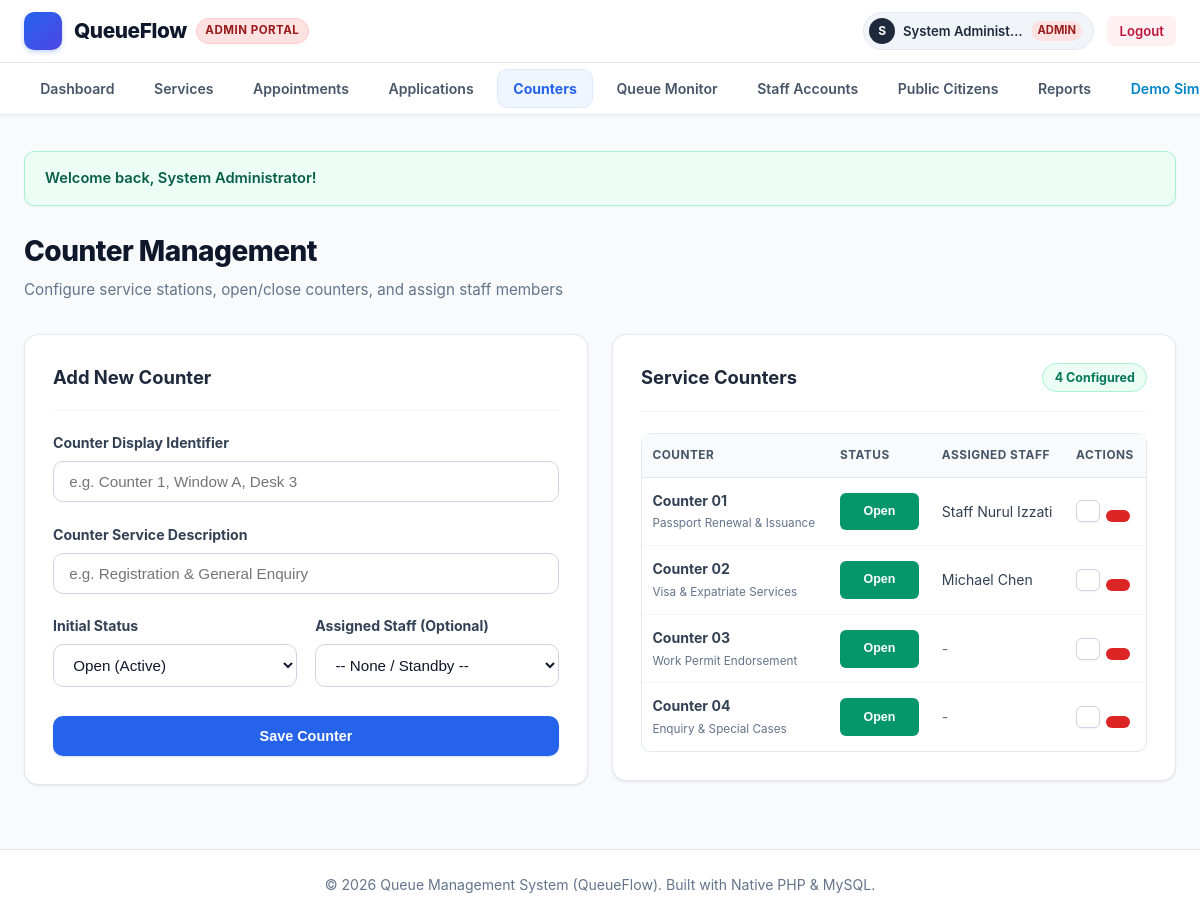
Screenshot of /admin/counters.php (signed in) with the database file from the repository.
### tables this page shows
CREATE TABLE `users` (
  `id` INT AUTO_INCREMENT PRIMARY KEY,
  `username` VARCHAR(50) NOT NULL UNIQUE,
  `email` VARCHAR(100) NULL UNIQUE,
  `password` VARCHAR(255) NOT NULL,
  `full_name` VARCHAR(100) NOT NULL,
  `ic_passport` VARCHAR(50) NULL,
  `phone` VARCHAR(30) NULL,
  `role` ENUM('admin', 'staff', 'user') NOT NULL DEFAULT 'user',
  `status` ENUM('active', 'inactive') NOT NULL DEFAULT 'active',
  `created_at` TIMESTAMP DEFAULT CURRENT_TIMESTAMP
);

CREATE TABLE `counters` (
  `id` INT AUTO_INCREMENT PRIMARY KEY,
  `counter_number` VARCHAR(30) NOT NULL UNIQUE,
  `counter_name` VARCHAR(100) NOT NULL,
  `status` ENUM('open', 'closed') NOT NULL DEFAULT 'open',
  `current_staff_id` INT NULL,
  `designated_service_id` INT NULL,
  `created_at` TIMESTAMP DEFAULT CURRENT_TIMESTAMP,
  CONSTRAINT `fk_counter_staff` FOREIGN KEY (`current_staff_id`) REFERENCES `users` (`id`) ON DELETE SET NULL,
  CONSTRAINT `fk_counter_service` FOREIGN KEY (`designated_service_id`) REFERENCES `services` (`id`) ON DELETE SET NULL
);

### includes/auth.php (called while the page is built, shortened)
<?php
function isLoggedIn() {
    return isset($_SESSION['user_id']) && !empty($_SESSION['user_id']);
}
function currentUser() {
    return [
        'id'          => $_SESSION['user_id'],
        'username'    => $_SESSION['username'] ?? '',
        'full_name'   => $_SESSION['full_name'] ?? '',
        'role'        => $_SESSION['role'] ?? 'user',
        'ic_passport' => $_SESSION['ic_passport'] ?? '',
        'phone'       => $_SESSION['phone'] ?? '',
        'email'       => $_SESSION['email'] ?? '',
    ];
}

### admin/counters.php (the view, shortened to what this page needs)
<?php
require_once __DIR__ . '/../includes/auth.php';
require_once __DIR__ . '/../includes/functions.php';
$pdo = getDBConnection();
$staffList = $pdo->query("SELECT id, full_name, username FROM users WHERE status = 'active' ORDER BY full_name ASC")->fetchAll();
$counters = $pdo->query("
    SELECT c.*, u.full_name AS staff_name
    FROM counters c
    LEFT JOIN users u ON c.current_staff_id = u.id
    ORDER BY c.id ASC
")->fetchAll();
$editCounter = null;
require_once __DIR__ . '/../includes/header.php';
?>
<div class="page-header">
    <div>
        <h1 class="page-title"><?php echo getIcon('counter', 26); ?> Counter Management</h1>
        <p class="page-desc">Configure service stations, open/close counters, and assign staff members</p>
    </div>
</div>
<div class="grid grid-2" style="align-items: start;">
    <div class="card">
        <div class="card-header">
            <h2 class="card-title">
                <?php echo $editCounter ? getIcon('edit', 18) . ' Edit Counter' : getIcon('plus', 18) . ' Add New Counter'; ?>
            </h2>
        </div>
        <form method="POST" action="counters.php">
            <div class="form-group">
                <label class="form-label" for="counter_number">Counter Display Identifier</label>
                <input type="text" id="counter_number" name="counter_number" class="form-control"
                       value="<?php echo e($editCounter['counter_number'] ?? ''); ?>" required placeholder="e.g. Counter 1, Window A, Desk 3">
            </div>
            <div class="form-group">
                <label class="form-label" for="counter_name">Counter Service Description</label>
                <input type="text" id="counter_name" name="counter_name" class="form-control"
                       value="<?php echo e($editCounter['counter_name'] ?? ''); ?>" required placeholder="e.g. Registration & General Enquiry">
            </div>
            <div class="form-row">
                <div class="form-col form-group">
                    <label class="form-label" for="status">Initial Status</label>
                    <select id="status" name="status" class="form-control" required>
                        <option value="open" <?php echo ($editCounter && $editCounter['status'] === 'open') ? 'selected' : ''; ?>>Open (Active)</option>
                    </select>
                </div>
                <div class="form-col form-group">
                    <label class="form-label" for="staff_id">Assigned Staff (Optional)</label>
                    <select id="staff_id" name="staff_id" class="form-control">
                        <option value="">-- None / Standby --</option>
                    </select>
                </div>
            </div>
            <button type="submit" class="btn btn-primary" style="width: 100%; margin-top: 0.5rem;">
                <?php echo $editCounter ? getIcon('check', 16) . ' Update Counter' : getIcon('plus', 16) . ' Save Counter'; ?>
            </button>
        </form>
    </div>
    <div class="card">
        <div class="card-header">
            <h2 class="card-title"><?php echo getIcon('desktop', 18); ?> Service Counters</h2>
            <span class="badge badge-open"><?php echo count($counters); ?> Configured</span>
        </div>
        <div class="table-responsive">
            <table class="table">
                <thead>
                    <tr>
                        <th>Counter</th>
                        <th>Status</th>
                        <th>Assigned Staff</th>
                        <th>Actions</th>
                    </tr>
                </thead>
                <tbody>
                    <?php foreach ($counters as $c): ?>
                        <tr>
                            <td>
                                <strong><?php echo e($c['counter_number']); ?></strong><br>
                                <small style="color: var(--text-muted);"><?php echo e($c['counter_name']); ?></small>
                            </td>
                            <td>
                                <form method="POST" action="counters.php" style="display:inline;">
                                    <button type="submit" class="btn btn-sm <?php echo $c['status'] === 'open' ? 'btn-success' : 'btn-secondary'; ?>" title="Click to toggle status">
                                        <?php echo renderStatusBadge($c['status']); ?>
                                    </button>
                                </form>
                            </td>
                            <td>
                                <?php echo !empty($c['staff_name']) ? e($c['staff_name']) : '<span style="color:var(--text-muted);">-</span>'; ?>
                            </td>
                            <td>
                                <div style="display: flex; gap: 0.35rem;">
                                    <a href="counters.php?edit=<?php echo $c['id']; ?>" class="btn btn-sm btn-secondary" title="Edit">
                                    </a>
                                    <form method="POST" action="counters.php" onsubmit="return confirm('Are you sure you want to delete <?php echo e($c['counter_number']); ?>?');" style="display:inline;">
                                        <button type="submit" class="btn btn-sm btn-danger" title="Delete">
                                        </button>
                                    </form>
                                </div>
                            </td>
                        </tr>
                    <?php endforeach; ?>
                </tbody>
            </table>
        </div>
    </div>
</div>
<?php require_once __DIR__ . '/../includes/footer.php'; ?>

### includes/header.php (shortened to what this page needs)
<?php
require_once __DIR__ . '/../includes/auth.php';
require_once __DIR__ . '/../includes/functions.php';
$user = currentUser();
$currentPage = basename($_SERVER['PHP_SELF']);
$inAdmin = strpos($_SERVER['REQUEST_URI'], '/admin/') !== false;
$baseUrl = '/Queue_management_system';
?>
<!DOCTYPE html>
<html lang="en">
<head>
    <link rel="stylesheet" href="<?php echo $baseUrl; ?>/assets/css/style.css">
</head>
<body>
<div class="app-container">
    <header class="header-wrapper">
        <div class="top-navbar">
            <div class="top-nav-container">
                <a href="<?php echo $baseUrl; ?>/index.php" class="nav-brand">
                    <span class="brand-icon">
                    </span>
                    <span class="brand-text">
                        QueueFlow
                        <?php if ($user && $user['role'] === 'admin'): ?>
                            <span class="brand-role-tag admin">Admin Portal</span>
                        <?php elseif ($user && $user['role'] === 'staff'): ?>
                            <span class="brand-role-tag staff">Staff Station</span>
                        <?php elseif ($user && $user['role'] === 'user'): ?>
                            <span class="brand-role-tag user" style="background:#e0f2fe; color:#0369a1; border-color:#bae6fd;">Citizen Portal</span>
                        <?php endif; ?>
                    </span>
                </a>
                <div class="top-nav-actions">
                    <?php if ($user): ?>
                        <div class="user-profile-badge">
                            <span class="user-avatar-circle" style="<?php echo ($user['role'] === 'user') ? 'background:#0284c7; color:#fff;' : ''; ?>">
                                <?php echo strtoupper(substr($user['full_name'], 0, 1)); ?>
                            </span>
                            <span class="user-name"><?php echo e($user['full_name']); ?></span>
                            <span class="user-role-tag <?php echo e($user['role']); ?>" style="<?php echo ($user['role'] === 'user') ? 'background:#e0f2fe; color:#0369a1;' : ''; ?>">
                                <?php echo strtoupper(e($user['role'])); ?>
                            </span>
                        </div>
                        <a href="<?php echo $baseUrl; ?>/logout.php" class="btn btn-logout btn-sm" title="Sign out of system">
                            <?php echo getIcon('log-out', 14); ?> <span>Logout</span>
                        </a>
                    <?php endif; ?>
                </div>
            </div>
        </div>
        <div class="subnav-bar">
            <div class="subnav-container">
                <ul class="subnav-tabs">
                    <?php if ($user && $user['role'] === 'admin'): ?>
                        <li>
                            <a href="<?php echo $baseUrl; ?>/admin/index.php" class="subnav-tab <?php echo ($currentPage === 'index.php' && $inAdmin) ? 'active' : ''; ?>">
                                <?php echo getIcon('dashboard', 16); ?> <span>Dashboard</span>
                            </a>
                        </li>
                        <li>
                            <a href="<?php echo $baseUrl; ?>/admin/services.php" class="subnav-tab <?php echo ($currentPage === 'services.php') ? 'active' : ''; ?>">
                                <?php echo getIcon('briefcase', 16); ?> <span>Services</span>
                            </a>
                        </li>
                        <li>
                            <a href="<?php echo $baseUrl; ?>/admin/appointments.php" class="subnav-tab <?php echo ($currentPage === 'appointments.php') ? 'active' : ''; ?>">
                                <?php echo getIcon('calendar', 16); ?> <span>Appointments</span>
                            </a>
                        </li>
                        <li>
                            <a href="<?php echo $baseUrl; ?>/admin/applications.php" class="subnav-tab <?php echo ($currentPage === 'applications.php') ? 'active' : ''; ?>">
                                <?php echo getIcon('file-text', 16); ?> <span>Applications</span>
                            </a>
                        </li>
                        <li>
                            <a href="<?php echo $baseUrl; ?>/admin/counters.php" class="subnav-tab <?php echo ($currentPage === 'counters.php') ? 'active' : ''; ?>">
                                <?php echo getIcon('counter', 16); ?> <span>Counters</span>
                            </a>
                        </li>
                        <li>
                            <a href="<?php echo $baseUrl; ?>/admin/queues.php" class="subnav-tab <?php echo ($currentPage === 'queues.php') ? 'active' : ''; ?>">
                                <?php echo getIcon('list', 16); ?> <span>Queue Monitor</span>
                            </a>
                        </li>
                        <li>
                            <a href="<?php echo $baseUrl; ?>/admin/staff.php" class="subnav-tab <?php echo ($currentPage === 'staff.php') ? 'active' : ''; ?>">
                                <?php echo getIcon('users', 16); ?> <span>Staff Accounts</span>
                            </a>
                        </li>
                        <li>
                            <a href="<?php echo $baseUrl; ?>/admin/user_management.php" class="subnav-tab <?php echo ($currentPage === 'user_management.php') ? 'active' : ''; ?>">
                                <?php echo getIcon('user', 16); ?> <span>Public Citizens</span>
                            </a>
                        </li>
                        <li>
                            <a href="<?php echo $baseUrl; ?>/admin/history.php" class="subnav-tab <?php echo ($currentPage === 'history.php' && $inAdmin) ? 'active' : ''; ?>">
                                <?php echo getIcon('history', 16); ?> <span>Reports</span>
                            </a>
                        </li>
                        <li>
                            <a href="<?php echo $baseUrl; ?>/admin/system_reset.php" class="subnav-tab <?php echo ($currentPage === 'system_reset.php') ? 'active' : ''; ?>" style="color: #0284c7; font-weight: 600;">
                                <?php echo getIcon('beaker', 16); ?> <span>Demo Simulator</span>
                            </a>
                        </li>
                    <?php endif; ?>
                </ul>
            </div>
        </div>
    </header>
    <main class="main-content">
        <?php echo displayFlash(); ?>

### includes/functions.php (shortened to what this page needs)
<?php
function e($value) {
    return htmlspecialchars((string)$value, ENT_QUOTES, 'UTF-8');
}
function displayFlash() {
    $output = '';
    if (isset($_SESSION['flash_success'])) {
        $output .= '<div class="alert alert-success">' . getIcon('check-circle') . ' <span>' . e($_SESSION['flash_success']) . '</span></div>';
    }
    return $output;
}
function renderStatusBadge($status) {
    $badges = [
        'waiting'      => '<span class="badge badge-waiting"><span class="badge-dot dot-waiting"></span>' . getIcon('clock', 13) . ' Waiting</span>',
        'calling'      => '<span class="badge badge-calling"><span class="badge-dot dot-calling"></span>' . getIcon('bell', 13) . ' Calling</span>',
        'serving'      => '<span class="badge badge-serving"><span class="badge-dot dot-serving"></span>' . getIcon('play-circle', 13) . ' Serving</span>',
        'completed'    => '<span class="badge badge-completed"><span class="badge-dot dot-completed"></span>' . getIcon('check-circle', 13) . ' Completed</span>',
        'skipped'      => '<span class="badge badge-skipped"><span class="badge-dot dot-skipped"></span>' . getIcon('slash', 13) . ' Skipped</span>',
        'open'         => '<span class="badge badge-open"><span class="badge-dot dot-open"></span>' . getIcon('check', 13) . ' Open</span>',
        'closed'       => '<span class="badge badge-closed"><span class="badge-dot dot-closed"></span>' . getIcon('x', 13) . ' Closed</span>',
        'active'       => '<span class="badge badge-active"><span class="badge-dot dot-open"></span> Active</span>',
        'inactive'     => '<span class="badge badge-inactive"><span class="badge-dot dot-closed"></span> Inactive</span>',
        'confirmed'    => '<span class="badge badge-completed"><span class="badge-dot dot-completed"></span> Confirmed</span>',
        'pending'      => '<span class="badge badge-waiting"><span class="badge-dot dot-waiting"></span> Pending</span>',
        'cancelled'    => '<span class="badge badge-skipped"><span class="badge-dot dot-skipped"></span> Cancelled</span>',
        'approved'     => '<span class="badge badge-completed"><span class="badge-dot dot-completed"></span> Approved</span>',
        'submitted'    => '<span class="badge badge-calling"><span class="badge-dot dot-calling"></span> Submitted</span>',
        'under_review' => '<span class="badge badge-waiting"><span class="badge-dot dot-waiting"></span> Under Review</span>',
        'rejected'     => '<span class="badge badge-skipped"><span class="badge-dot dot-skipped"></span> Rejected</span>',
    ];
    return $badges[$status] ?? '<span class="badge">' . e(ucfirst($status)) . '</span>';
}
function getIcon($name, $size = 18, $class = "icon") {
    return $icons[$name] ?? '';
}

### rows the page displays
users: full_name "S", full_name "System Administ…", username "ADMIN"
counters: counter_number "Counter 01", counter_name "Passport Renewal & Issuance", status "Open", current_staff.full_name "Staff Nurul Izzati"
counters: counter_number "Counter 02", counter_name "Visa & Expatriate Services", status "Open", current_staff.full_name "Michael Chen"
counters: counter_number "Counter 03", counter_name "Work Permit Endorsement", status "Open"
counters: counter_number "Counter 04", counter_name "Enquiry & Special Cases", status "Open"

### other values shown
$_SESSION['flash_success'] "Welcome back, System Administrator!"
count($counters) "4"
